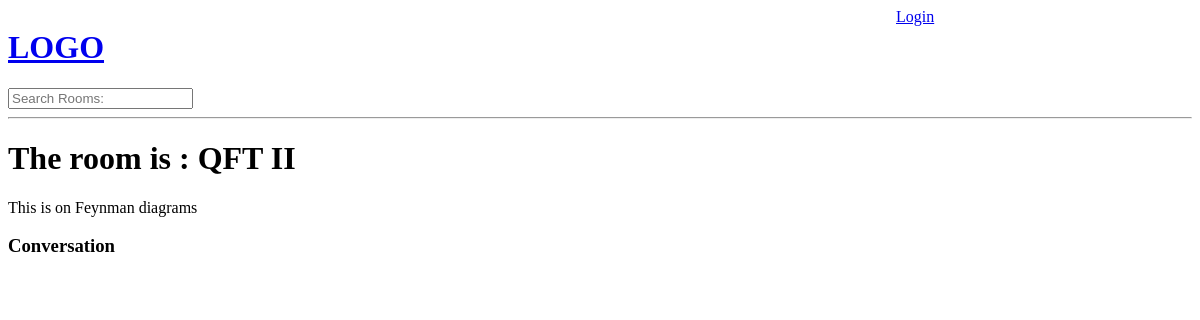
The page /room/6/ on the database as committed earlier.
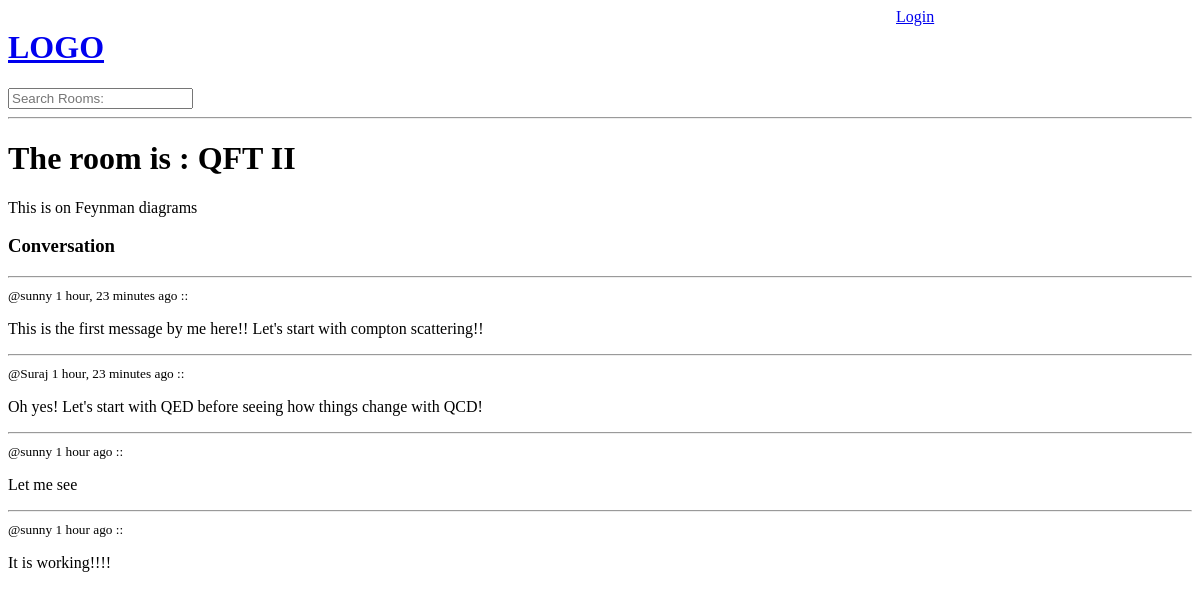
The same page on the database as committed later.
### base/models.py (models this page shows, shortened)
class Room(models.Model):
    host=models.ForeignKey(User, on_delete=models.SET_NULL, null=True)
    topic=models.ForeignKey('Topic', on_delete=models.SET_NULL, null=True) #use the '' inside Topic only if topic is down in the code literally
    name=models.CharField(max_length=200)
    description=models.TextField(null=True, blank=True) #now null is allowed, by default it's false, i.e, null not allowed, Blank means form submitted can be empty
    updated= models.DateTimeField(auto_now=True)    #takes a snapshot anytime this model.. or table was updated
    created= models.DateTimeField(auto_now_add=True)
    class Meta:
        ordering=['-updated','-created'] #it somehow makes the new rooms in ascending order

class Message(models.Model):
    user=models.ForeignKey(User, on_delete=models.CASCADE)
    room=models.ForeignKey(Room, on_delete=models.CASCADE) #delete all messages in room if room is deleted # why no primary key it is refering to?
    body=models.TextField()
    updated= models.DateTimeField(auto_now=True)    #takes a snapshot anytime this model.. or table was updated
    created= models.DateTimeField(auto_now_add=True)

### base/views.py (the view)
# urls.py: path('room/<str:pk>/', views.room, name = "room"),
def room(request, pk):
    room=Room.objects.get(id=pk) #i don't understand why is integer matching with string.. is it converting internally?
    texts=room.message_set.all().order_by('created')
    if request.method=='POST':
        text=Message.objects.create(user=request.user, room=room, body=request.POST.get('text'))
        return redirect('room', pk=room.id)
    context={"room":room,"texts":texts}
    return render(request, 'base/room.html', context)

### base/templates/base/room.html (shortened to what this page needs)
{% extends 'main.html' %}
{% block content %}
<div>
    <h1>The room is : {{room.name}}</h1>
    <p>{{room.description}}</p>
</div>
<div class="comment-wrapper">
    <h3>Conversation</h3>
    {% for text in texts %}
    <hr>
    <div>
      <small>@{{text.user}} {{text.created | timesince}} ago :: </small>
      <p>{{text.body}}</p>
    </div>
    {% endfor %}
</div>
{% endblock content %}

### templates/main.html (shortened to what this page needs)
<!DOCTYPE html>
<html>
<head>
</head>
<body>
    {% include 'navbar.html' %}
    {% block content %}
    {% endblock %}
</body>
</html>

### templates/navbar.html (shortened to what this page needs)
<div class="container">
<div>
<a href="/">
    <h1>LOGO</h1>
</a>
<form method="GET" action="{% url 'home' %}">
    <input type="text" name="q" placeholder="Search Rooms:" />
</form>
</div>
<div>
{% if request.user.is_authenticated %}
<p>Logged in as {{request.user}}</p>
<a href="{% url 'logout' %}">Logout</a>
{% else %}
<a href="{% url 'login' %}">Login</a>
{% endif %}
</div>
</div>
<hr>

### templates/navbar.html (style rules this page uses)
.container { display: grid; grid-template-columns: 3fr 1fr; }

Rows that differ between the two databases and show on the page:
added Message: user "sunny", created "1 hour, 23 minutes", body "This is the first message by me here!! Let's start with compton scattering!!"
added Message: user "Suraj", created "1 hour, 23 minutes", body "Oh yes! Let's start with QED before seeing how things change with QCD!"
added Message: user "sunny", created "1 hour", body "Let me see"
added Message: user "sunny", created "1 hour", body "It is working!!!!"
